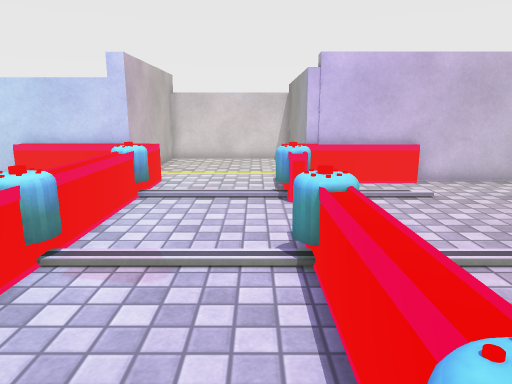
view 1 (above)

16 first-person views from a walk through a scene from a Unity 3-D project. The camera is 1.3 m above the floor, tilts 12° down and sees 70° across. The floor is counted in squares, 0.5 m on a side. Each view is taken from the middle of a square. On the plan, view 1 faces up. The plan holds only what a view shows up to about 20 squares ahead; the rest is blank. The place goes on beyond the plan. The player character is not drawn. Door leaves are left out, so doorways stand open. Some surface patterns are stand-ins.

view 2
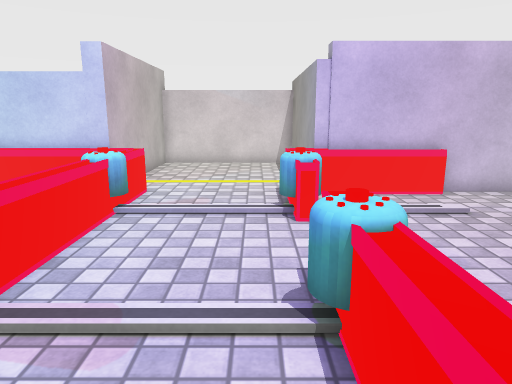

view 3
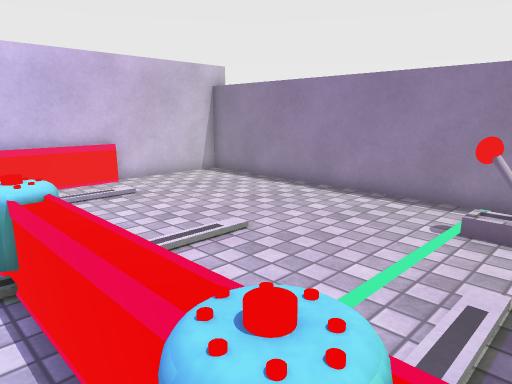

view 4
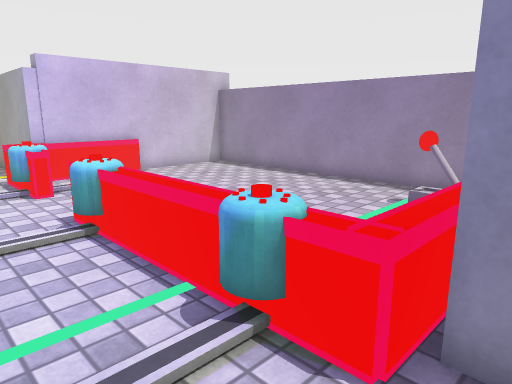

view 5
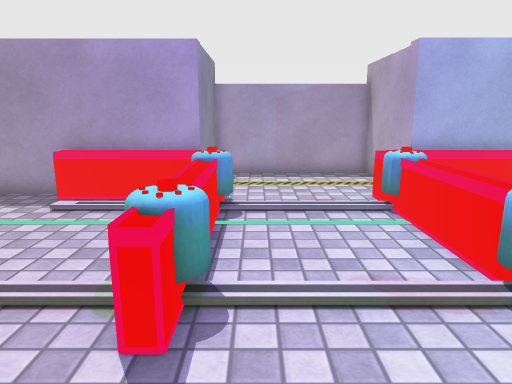

view 6
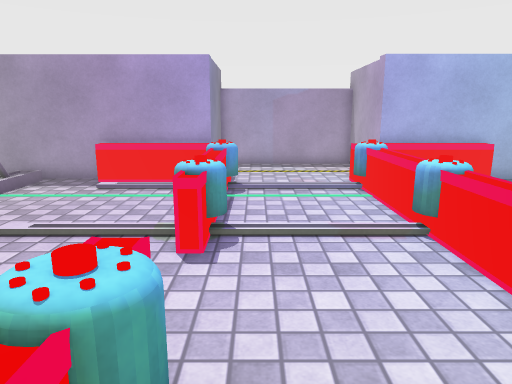

view 7
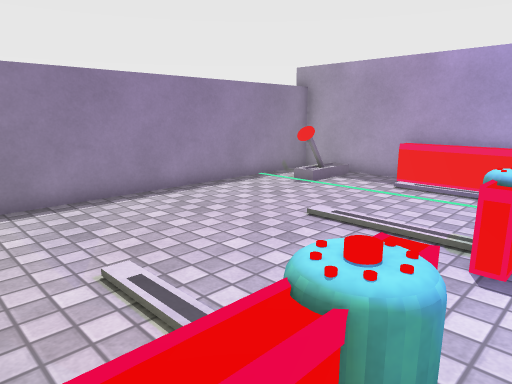

view 8
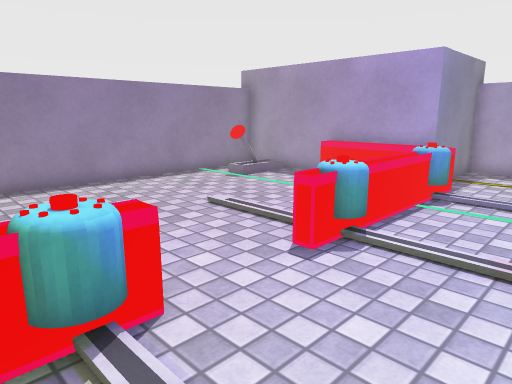

view 9
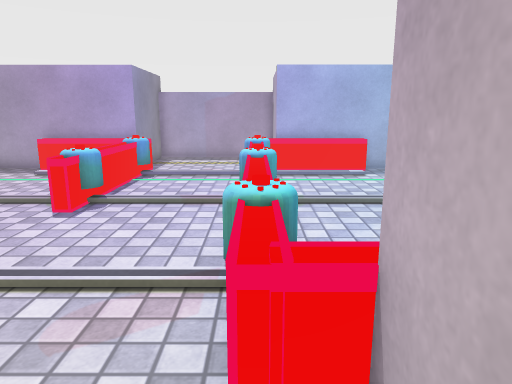

view 10
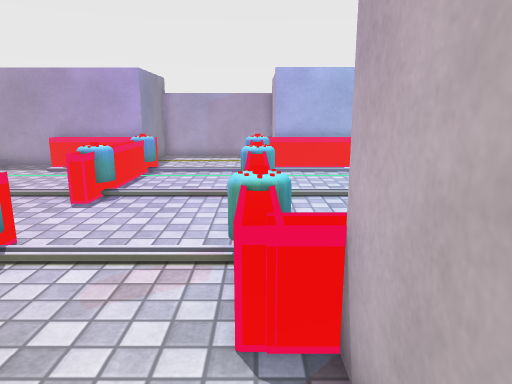

view 11
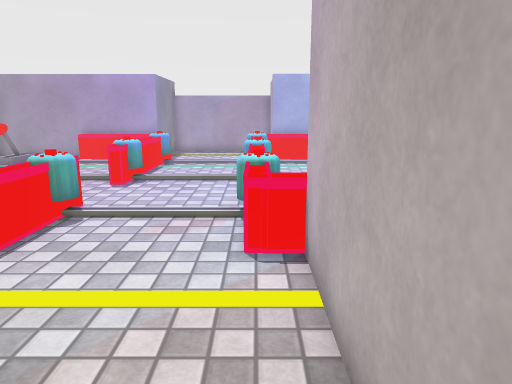

view 12
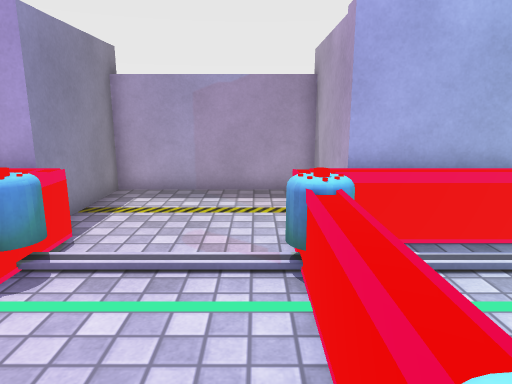

view 13
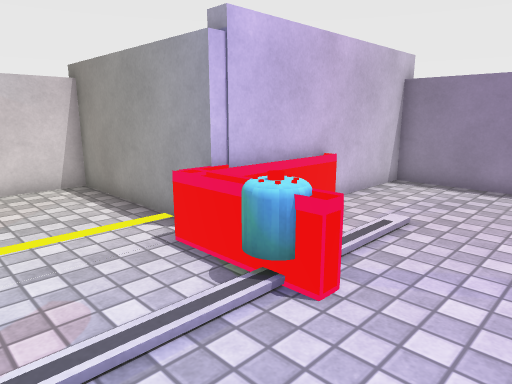

view 14
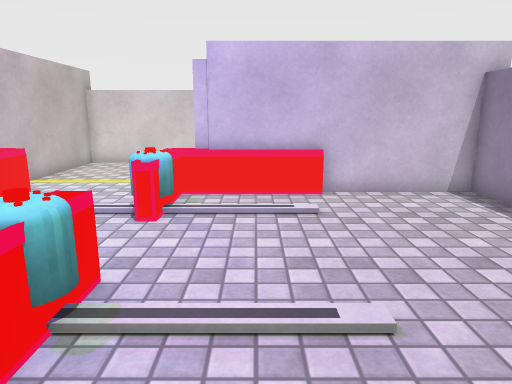

view 15
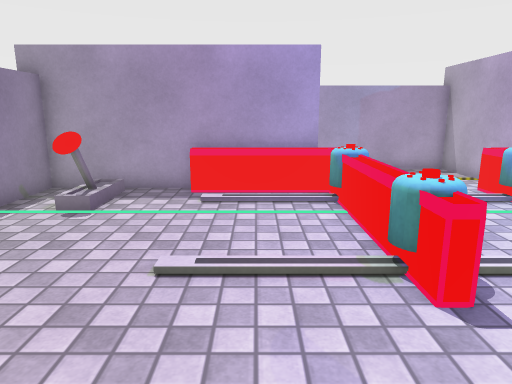

view 16
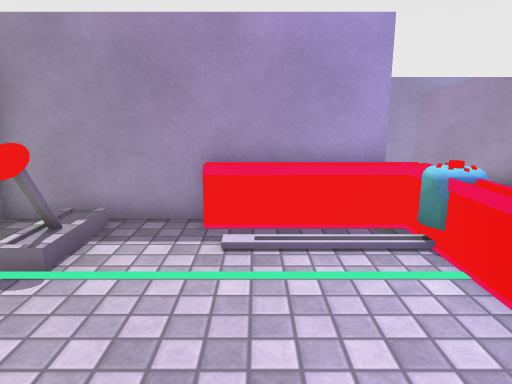

### Floor plan
Key: @ floor where view 1 was taken; # wall or solid block; . main floor; : floor 0.25 m higher than the main floor; D open door; L lever; O other object.
Columns run from 7 left of view 1 to 11 right of it. Each row starts with its distance up from view 1.
 22   ########
 21   #......#
 20   #......#
 19   #......#
 18   #......#
 17   #......#
 16  ##......#
 15 ##DDDDDDDD
 14 OOOO....OOOOOO#####
 13    O....OO........#
 12   OO....OO........#
 11    O....OO........#
 10  ..O..............#
  9  ..O..............#
  8  ..O..............#
  7  ..O....OO........#
  6  .OO....OO........#
  5  ..O....OO........#
  4  ..O....OO........#
  3  ..O....OO........#
  2  ..O....OO......L.#
  1  .OO....OO......:.#
  0 OOOO...@OOOOOO..:.#
 -1 ###O....O##########
 -2   #......#
 -3   #......#
 -4   #......#
 -5   #......#
 -6   ########

Where each view was taken, in squares from view 1:
view 1: 0 up, 0 right, facing up
view 2: 2 up, 0 right, facing up
view 3: 0 up, 0 right, facing up-right
view 4: 2 down, 2 left, facing up-right
view 5: 11 up, 0 right, facing down
view 6: 14 up, 0 right, facing down
view 7: 14 up, 0 right, facing down-right
view 8: 13 up, 3 left, facing down-right
view 9: 17 up, 4 left, facing down
view 10: 18 up, 4 left, facing down
view 11: 21 up, 4 left, facing down
view 12: 7 up, 3 left, facing down
view 13: 8 up, 3 left, facing up-right
view 14: 2 up, 4 right, facing up
view 15: 12 up, 4 right, facing down
view 16: 8 up, 5 right, facing down
